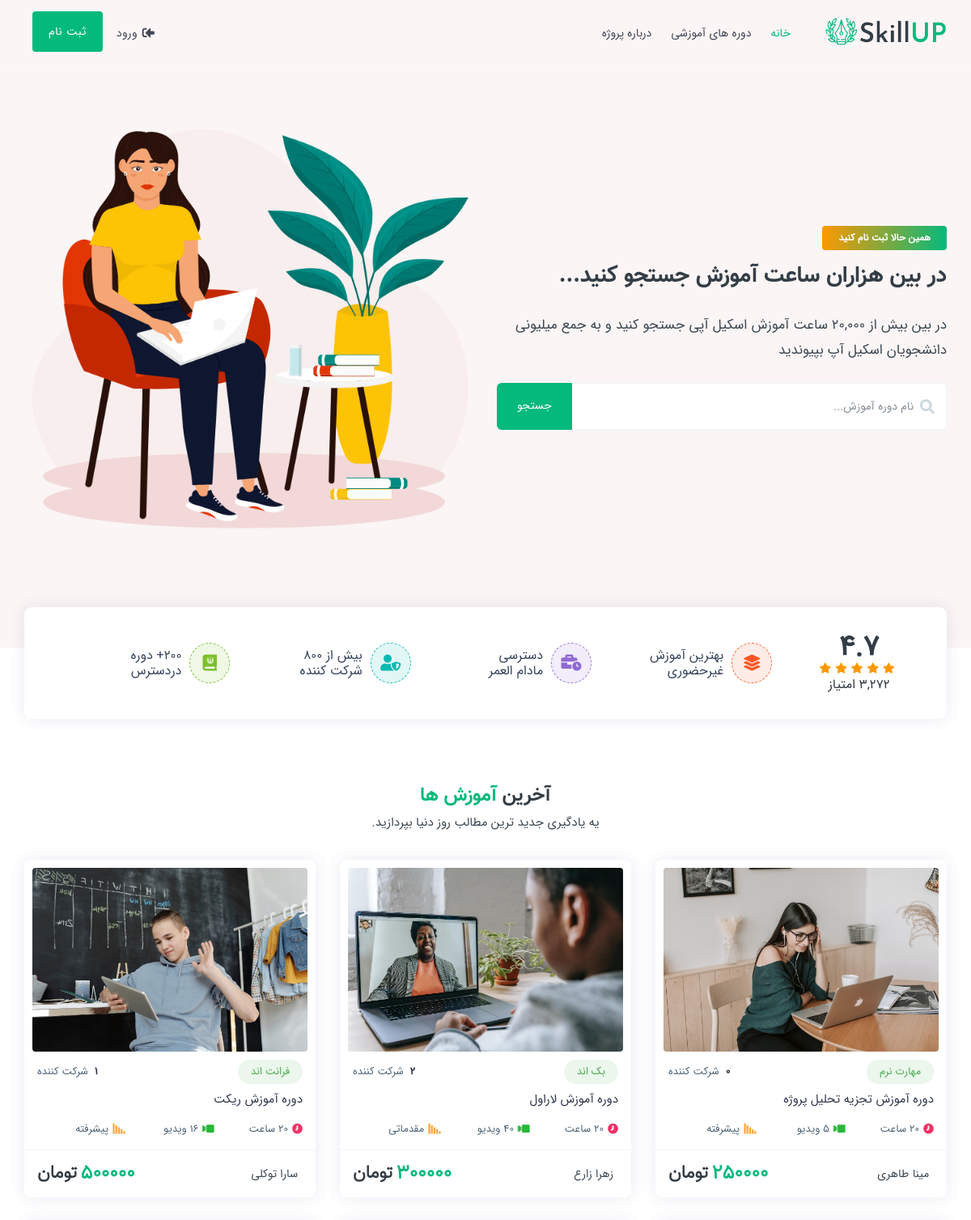
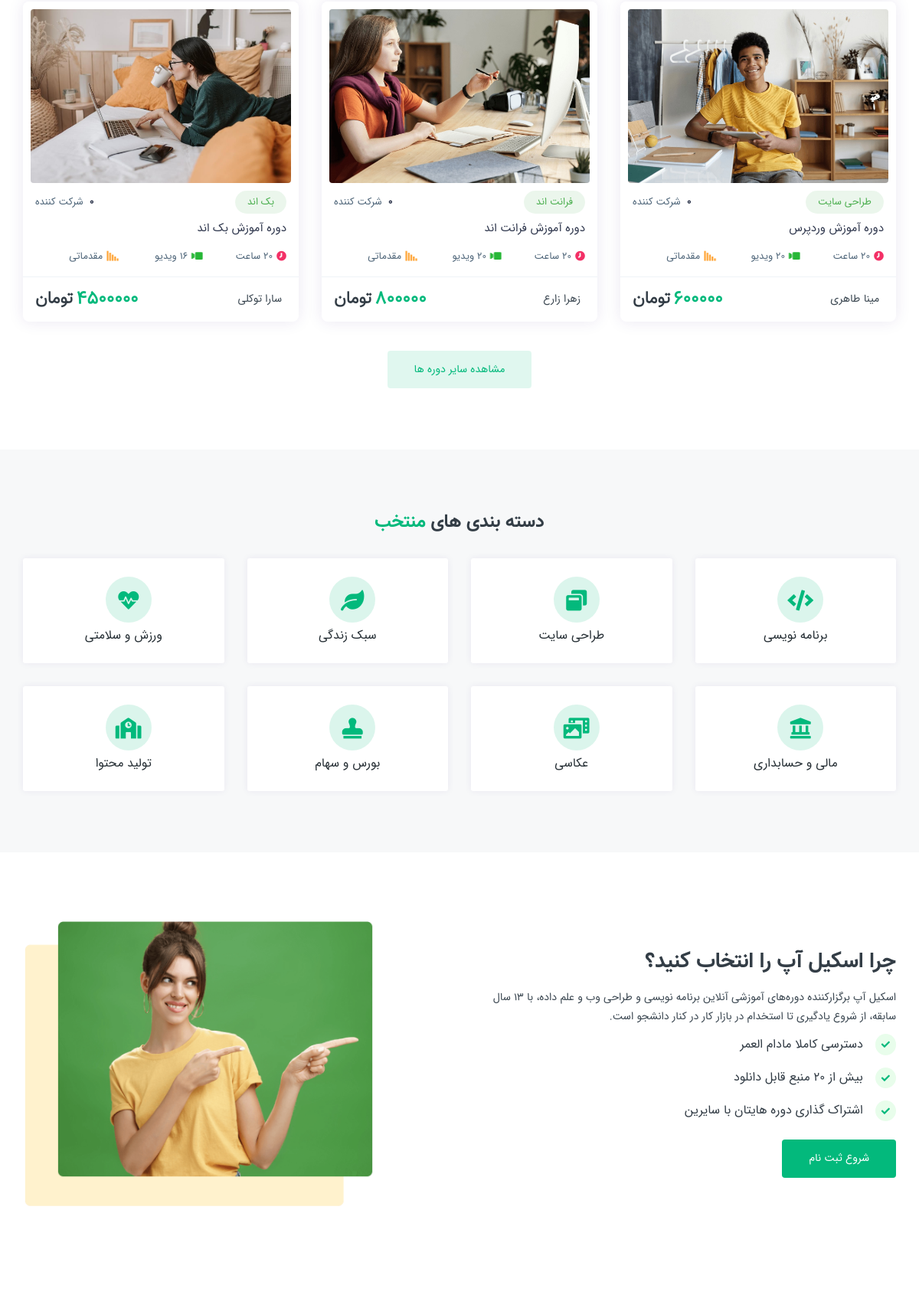
The page / (upper part) on the database its author committed (2 pictures, top to bottom).
### tables this page shows
CREATE TABLE `courses` (
  `courseid` int(11) NOT NULL,
  `userid` int(11) NOT NULL,
  `name` varchar(150) NOT NULL,
  `description` text NOT NULL,
  `category` varchar(150) NOT NULL,
  `time` varchar(150) NOT NULL,
  `videonumber` int(11) NOT NULL,
  `level` varchar(150) NOT NULL,
  `image` varchar(150) NOT NULL,
  `link` text NOT NULL,
  `price` int(11) NOT NULL,
  `status` tinyint(4) NOT NULL
);

CREATE TABLE `users` (
  `userid` int(11) NOT NULL,
  `username` varchar(30) NOT NULL,
  `name` varchar(150) NOT NULL,
  `email` varchar(150) NOT NULL,
  `password` varchar(150) NOT NULL,
  `type` tinyint(4) NOT NULL
);

### index.php (the view, shortened to what this page needs)
<?php
include('inc/header.php');
$link = mysqli_connect("localhost", "root", "", "skillupdb");
mysqli_query($link, "set names utf8");
?>
<div class="hero_banner image-cover image_bottom h2_bg" id="hero">
    <div class="container">
        <div class="row align-items-center">
            <div class="col-lg-6 col-md-6 col-sm-12">
                <div class="simple-search-wrap text-right">
                    <div class="hero_search-2">
                        <div class="elsio_tag">همین حالا ثبت نام کنید</div>
                        <h1 class="banner_title mb-4 font-2">در بین هزاران ساعت آموزش جستجو کنید...</h1>
                        <p class="font-lg mb-4">در بین بیش از ۲۰,۰۰۰ ساعت آموزش اسکیل آپی جستجو کنید و به جمع میلیونی
                            دانشجویان اسکیل آپ بپیوندید</p>
                        <form class="input-group simple_search" action="courses.php" method="post">
                            <i class="fa fa-search ico"></i>
                            <input name="search" type="text" class="form-control" placeholder="نام دوره آموزش...">
                            <div class="input-group-append">
                                <button class="btn theme-bg" type="submit">جستجو</button>
                            </div>
                        </form>
                    </div>
                </div>
            </div>
            <div class="col-lg-6 col-md-6 col-sm-12">
                <div class="side_block">
                    <img src="assets/img/side-1.png" class="img-fluid" alt="">
                </div>
            </div>
        </div>
    </div>
</div>
<section class="p-0">
    <div class="container">
        <div class="row justify-content-center">
            <div class="col-lg-12 col-md-12 col-sm-12">
                <div class="crp_box ovr_top">
                    <div class="row align-items-center m-0">
                        <div class="col-xl-2 col-lg-3 col-md-2 col-sm-12">
                            <div class="crt_169">
                                <div class="crt_overt style_2">
                                    <h4>4.7</h4>
                                </div>
                                <div class="crt_stion">
                                    <i class="fa fa-star"></i>
                                    <i class="fa fa-star"></i>
                                    <i class="fa fa-star"></i>
                                    <i class="fa fa-star"></i>
                                    <i class="fa fa-star"></i>
                                </div>
                                <div class="crt_io90">
                                    <h6>3,272 امتیاز</h6>
                                </div>
                            </div>
                        </div>
                        <div class="col-xl-10 col-lg-9 col-md-10 col-sm-12">
                            <div class="part_rcp">
                                <ul>
                                    <li>
                                        <div class="dro_140">
                                            <div class="dro_141"><i class="fa fa-layer-group"></i></div>
                                            <div class="dro_142">
                                                <h6>بهترین آموزش<br>غیرحضوری</h6>
                                            </div>
                                        </div>
                                    </li>
                                    <li>
                                        <div class="dro_140">
                                            <div class="dro_141 st-1"><i class="fa fa-business-time"></i></div>
                                            <div class="dro_142">
                                                <h6>دسترسی<br>مادام العمر</h6>
                                            </div>
                                        </div>
                                    </li>
                                    <li>
                                        <div class="dro_140">
                                            <div class="dro_141 st-2"><i class="fa fa-user-shield"></i></div>
                                            <div class="dro_142">
                                                <h6>بیش از 800<br>شرکت کننده</h6>
                                            </div>
                                        </div>
                                    </li>
                                    <li>
                                        <div class="dro_140">
                                            <div class="dro_141 st-3"><i class="fa fa-journal-whills"></i></div>
                                            <div class="dro_142">
                                                <h6>200+ دوره<br>دردسترس</h6>
                                            </div>
                                        </div>
                                    </li>
                                </ul>
                            </div>
                        </div>
                    </div>
                </div>
            </div>
        </div>
    </div>
</section>
<section id="lastcourses">
    <div class="container">
        <div class="row justify-content-center">
            <div class="col-lg-7 col-md-8">
                <div class="sec-heading center">
                    <h3 class="font-2"> آخرین <span class="theme-cl">آموزش ها</span></h3>
                    <p>یه یادگیری جدید ترین مطالب روز دنیا بپردازید.</p>
                </div>
            </div>
        </div>
        <div class="row justify-content-center">
            <?php
            $counter = 0;
            $query = "SELECT * FROM courses WHERE status=1 ORDER BY courseid DESC";
            $result = mysqli_query($link, $query);
            while ($row = mysqli_fetch_array($result)) {
                if ($counter == 6) {
                    break;
                }
                $counter++;
            ?>
            <div class="col-xl-4 col-lg-4 col-md-6 col-sm-12">
                <div class="crs_grid">
                    <div class="crs_grid_thumb">
                        <a href="course-detail.php?id=<?= $row['courseid'] ?>" class="crs_detail_link">
                            <img src="assets/img/<?= $row['image'] ?>" class="img-fluid rounded" alt="" />
                        </a>
                    </div>
                    <div class="crs_grid_caption">
                        <div class="crs_flex">
                            <div class="crs_fl_first">
                                <div class="crs_cates cl_8"><span><?= $row['category'] ?></span></div>
                            </div>
                            <?php $query_paricipants = "SELECT COUNT(*) FROM sells WHERE courseid='{$row['courseid']}'";
                                $result_paricipants = mysqli_query($link, $query_paricipants);
                                $row_paricipants = mysqli_fetch_array($result_paricipants) ?>
                            <div class="crs_fl_last">
                                <div class="crs_inrolled"><strong><?= $row_paricipants['COUNT(*)'] ?> </strong>شرکت
                                    کننده</div>
                            </div>
                        </div>
                        <div class="crs_title">
                            <h4><a href="course-detail.php?id=<?= $row['courseid'] ?>" class="crs_title_link">دوره آموزش
                                    <?= $row['name'] ?></a></h4>
                        </div>
                        <div class="crs_info_detail">
                            <ul>
                                <li><i class="fa fa-clock text-danger"></i><span><?= $row['time'] ?></span></li>
                                <li><i class="fa fa-video text-success"></i><span><?= $row['videonumber'] ?>
                                        ویدیو</span></li>
                                <li><i class="fa fa-signal text-warning"></i><span><?= $row['level'] ?></span></li>
                            </ul>
                        </div>
                    </div>
                    <div class="crs_grid_foot">
                        <div class="crs_flex">
                            <div class="crs_fl_first">
                                <?php $query_author = "SELECT * FROM users WHERE userid='{$row['userid']}'";
                                    $result_author = mysqli_query($link, $query_author);
                                    $row_author = mysqli_fetch_array($result_author) ?>
                                <div class="crs_tutor">
                                    <div class="crs_tutor_name"><a><?= $row_author['name'] ?></a></div>
                                </div>
                            </div>
                            <div class="crs_fl_last">
                                <div class="crs_price">
                                    <h2><span class="theme-cl"><?= $row['price'] ?></span><span
                                            class="currency">تومان</span></h2>
                                </div>
                            </div>
                        </div>
                    </div>
                </div>
            </div>
            <?php } ?>
        </div>
        <div class="row justify-content-center">
            <div class="col-lg-7 col-md-8 mt-2">
                <div class="text-center">
                    <a href="courses.php" class="btn btn-md theme-bg-light theme-cl">مشاهده سایر دوره ها</a>
                </div>
            </div>
        </div>
    </div>
</section>
<section class="min gray" id="categories">
    <div class="container">
        <div class="row justify-content-center">
            <div class="col-lg-7 col-md-8">
                <div class="sec-heading center">
                    <h3 class="font-2">دسته بندی های <span class="theme-cl">منتخب</span></h3>
                </div>
            </div>
        </div>
        <div class="row justify-content-center">
            <div class="col-xl-3 col-lg-4 col-md-4 col-sm-6">
                <div class="crs_cate_wrap style_2">
                    <a href="courses.php" class="crs_cate_box">
                        <div class="crs_cate_icon"><i class="fa fa-code"></i></div>
                        <div class="crs_cate_caption"><span>برنامه نویسی</span></div>
                    </a>
                </div>
            </div>
            <div class="col-xl-3 col-lg-4 col-md-4 col-sm-6">
                <div class="crs_cate_wrap style_2">
                    <a href="courses.php" class="crs_cate_box">
                        <div class="crs_cate_icon"><i class="fa fa-window-restore"></i></div>
                        <div class="crs_cate_caption"><span>طراحی سایت</span></div>
                    </a>
                </div>
            </div>
            <div class="col-xl-3 col-lg-4 col-md-4 col-sm-6">
                <div class="crs_cate_wrap style_2">
                    <a href="courses.php" class="crs_cate_box">
                        <div class="crs_cate_icon"><i class="fa fa-leaf"></i></div>
                        <div class="crs_cate_caption"><span>سبک زندگی</span></div>
                    </a>
                </div>
            </div>
            <div class="col-xl-3 col-lg-4 col-md-4 col-sm-6">
                <div class="crs_cate_wrap style_2">
                    <a href="courses.php" class="crs_cate_box">
                        <div class="crs_cate_icon"><i class="fa fa-heartbeat"></i></div>
                        <div class="crs_cate_caption"><span>ورزش و سلامتی</span></div>
                    </a>
                </div>
            </div>
            <div class="col-xl-3 col-lg-4 col-md-4 col-sm-6">
                <div class="crs_cate_wrap style_2">
                    <a href="courses.php" class="crs_cate_box">
                        <div class="crs_cate_icon"><i class="fa fa-landmark"></i></div>
                        <div class="crs_cate_caption"><span>مالی و حسابداری</span></div>
                    </a>
                </div>
            </div>
            <div class="col-xl-3 col-lg-4 col-md-4 col-sm-6">
                <div class="crs_cate_wrap style_2">
                    <a href="courses.php" class="crs_cate_box">
                        <div class="crs_cate_icon"><i class="fa fa-photo-video"></i></div>
                        <div class="crs_cate_caption"><span>عکاسی</span></div>
                    </a>
                </div>
            </div>
            <div class="col-xl-3 col-lg-4 col-md-4 col-sm-6">
                <div class="crs_cate_wrap style_2">
                    <a href="courses.php" class="crs_cate_box">
                        <div class="crs_cate_icon"><i class="fa fa-stamp"></i></div>
                        <div class="crs_cate_caption"><span>بورس و سهام</span></div>
                    </a>
                </div>
            </div>
            <div class="col-xl-3 col-lg-4 col-md-4 col-sm-6">
                <div class="crs_cate_wrap style_2">
                    <a href="courses.php" class="crs_cate_box">
                        <div class="crs_cate_icon"><i class="fa fa-school"></i></div>
                        <div class="crs_cate_caption"><span>تولید محتوا</span></div>
                    </a>
                </div>
            </div>
        </div>
    </div>
</section>
<section id="whyus">
    <div class="container">
        <div class="row align-items-center justify-content-between mb-5">
            <div class="col-xl-6 col-lg-6 col-md-6 col-sm-12">
                <div class="lmp_caption">
                    <h2 class="mb-3 font-2">چرا اسکیل آپ را انتخاب کنید؟</h2>
                    <p>اسکیل آپ برگزارکننده دوره‌های آموزشی آنلاین برنامه نویسی و طراحی وب و علم داده، با ۱۳ سال سابقه،
                        از شروع یادگیری تا استخدام در بازار کار در کنار دانشجو است.</p>
                    <div class="mb-3 ml-4 mr-lg-0 ml-lg-4">
                        <div class="d-flex align-items-center">
                            <div
                                class="rounded-circle bg-light-success theme-cl p-2 small d-flex align-items-center justify-content-center">
                                <i class="fas fa-check"></i>
                            </div>
                            <h6 class="mb-0 mr-3">دسترسی کاملا مادام العمر</h6>
                        </div>
                    </div>
                    <div class="mb-3 ml-4 mr-lg-0 ml-lg-4">
                        <div class="d-flex align-items-center">
                            <div
                                class="rounded-circle bg-light-success theme-cl p-2 small d-flex align-items-center justify-content-center">
                                <i class="fas fa-check"></i>
                            </div>
                            <h6 class="mb-0 mr-3">بیش از 20 منبع قابل دانلود</h6>
                        </div>
                    </div>
                    <div class="mb-3 ml-4 mr-lg-0 ml-lg-4">
                        <div class="d-flex align-items-center">
                            <div
                                class="rounded-circle bg-light-success theme-cl p-2 small d-flex align-items-center justify-content-center">
                                <i class="fas fa-check"></i>
                            </div>
                            <h6 class="mb-0 mr-3">اشتراک گذاری دوره هایتان با سایرین</h6>
                        </div>
                    </div>
                    <div class="text-right mt-4"><a href="courses.php" class="btn btn-md text-light theme-bg">شروع ثبت
                            نام</a>
                    </div>
                </div>
            </div>
            <div class="col-xl-5 col-lg-5 col-md-6 col-sm-12">
                <div class="lmp_thumb">
                    <img src="assets/img/lmp-2.png" class="img-fluid" alt="" />
                </div>
            </div>
        </div>
    </div>
</section>
<?php
include('inc/footer.php');
?>

### rows shown on the page
courses: image (picture), category "مهارت نرم", name "تجزیه تحلیل پروژه", time "20 ساعت", level "پیشرفته", userid.name "مینا طاهری", price "250000"
courses: image (picture), category "بک اند", name "لاراول", time "20 ساعت", videonumber "40", level "مقدماتی", userid.name "زهرا زارع", price "300000"
courses: image (picture), category "فرانت اند", name "ریکت", time "20 ساعت", level "پیشرفته", userid.name "سارا توکلی", price "500000"
courses: image (picture), category "طراحی سایت", name "وردپرس", time "20 ساعت", videonumber "20", level "مقدماتی", userid.name "مینا طاهری", price "600000"
courses: image (picture), category "فرانت اند", name "فرانت اند", time "20 ساعت", videonumber "20", level "مقدماتی", userid.name "زهرا زارع", price "800000"
courses: image (picture), category "بک اند", name "بک اند", time "20 ساعت", level "مقدماتی", userid.name "سارا توکلی", price "4500000"
